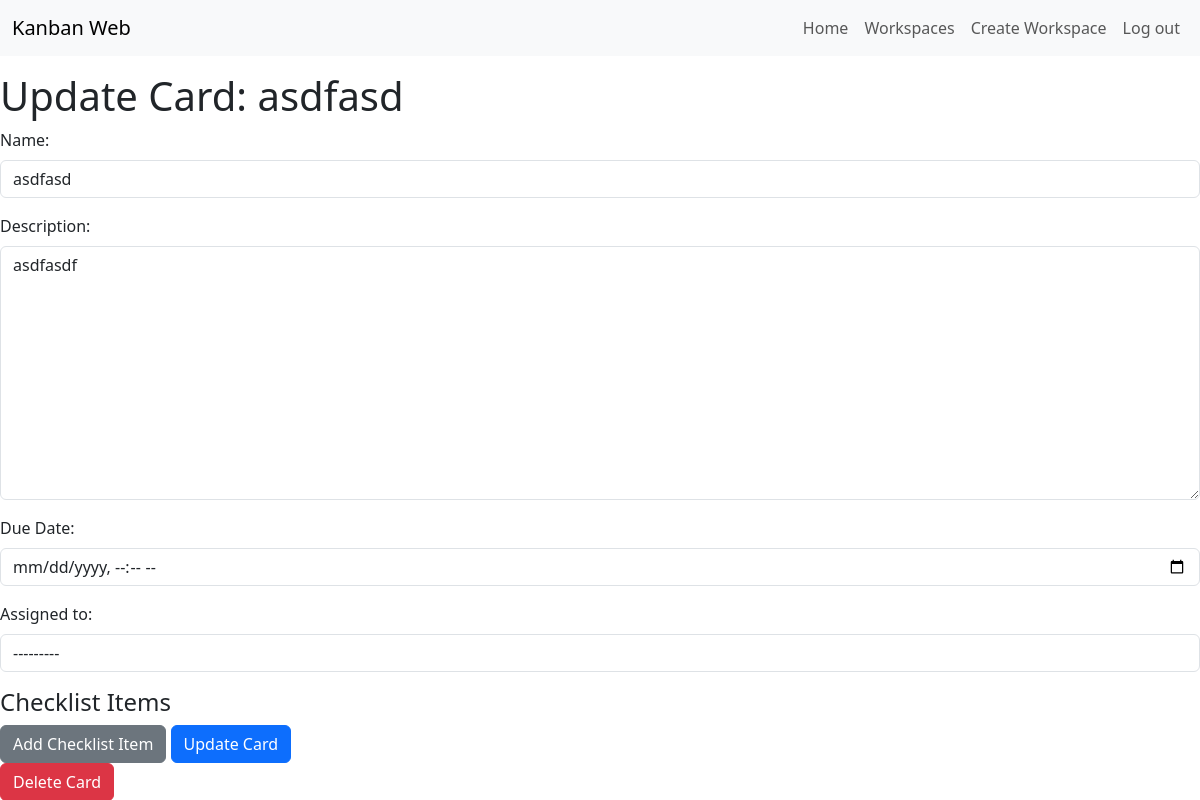
The app's page /workspaces/12/3/boards/13/cards/27/update/ (signed in) with its own data.
### tasks/models.py (models this page shows, shortened)
class Card(models.Model):
    name = models.CharField(max_length=255)
    description = models.TextField(blank=True, null=True)
    due_date = models.DateTimeField(blank=True, null=True)  # New field for due date
    created = models.DateTimeField(auto_now_add=True)
    card_list = models.ForeignKey(CardList, on_delete=models.CASCADE, related_name='cards')
    assigned_to = models.ForeignKey(User, on_delete=models.SET_NULL, null=True, blank=True, related_name='cards')

### tasks/views.py (the view)
# urls.py: path('workspaces/<int:owner_id>/<int:workspace_id>/boards/<int:board_id>/cards/<int:card_id>/update/', views.update_card, name='update_card'),
@login_required
def update_card(request, owner_id, workspace_id, board_id, card_id):
    card = get_object_or_404(Card, pk=card_id)
    workspace = card.card_list.board.workspace  # Get the workspace associated with the board
    if request.method == 'POST':
        form = CardForm(request.POST, instance=card)
        if form.is_valid():
            updated_card = form.save()
            checklist_item_ids = request.POST.getlist('checklist_item_ids')  # IDs of the items being updated
            for item_id in card.checklist_items.values_list('id', flat=True):
                new_description = request.POST.get(f'checklist_item_{item_id}')
                checklist_item = ChecklistItem.objects.get(id=item_id)
                checklist_item.is_completed = str(item_id) in checklist_item_ids
                checklist_item.description = new_description  # Update the description
                checklist_item.save()
            new_checklist_item_descriptions = request.POST.getlist('checklist_item_new')  # Get new checklist items
            for new_description in new_checklist_item_descriptions:
                if new_description:  # Only create if the description is not empty
                    ChecklistItem.objects.create(card=updated_card, description=new_description)
            return redirect('view_board', owner_id=owner_id, workspace_id=workspace_id, board_id=board_id)
    else:
        form = CardForm(instance=card, workspace=workspace)
    return render(request, 'update_card.html', {
        'form': form,
        'card': card,
        'checklist_items': card.checklist_items.all(),  # Pass existing checklist items to the template
        'owner_id': owner_id,
        'workspace_id': workspace_id,
        'board_id': board_id
    })

### tasks/forms.py
class CardForm(forms.ModelForm):
    checklist = forms.CharField(widget=forms.Textarea, required=False)
    class Meta:
        model = Card
        fields = ['name', 'description', 'due_date', 'checklist', 'assigned_to']
        widgets = {
            'due_date': forms.DateTimeInput(attrs={
                'type': 'datetime-local',
                'class': 'form-control'
            }),
        }
    def __init__(self, *args, **kwargs):
        workspace = kwargs.pop('workspace', None)
        super(CardForm, self).__init__(*args, **kwargs)
        if workspace:
            self.fields['assigned_to'].queryset = workspace.members.all()

### tasks/templates/update_card.html (shortened to what this page needs)
{% extends 'base.html' %}
{% load widget_tweaks %}
{% block content %}
    <h1>Update Card: {{ card.name }}</h1>
    <form method="POST" action="{% url 'update_card' owner_id=owner_id workspace_id=workspace_id board_id=board_id card_id=card.id %}">
        <div class="mb-3">
            <label for="name" class="form-label">Name:</label>
            {{ form.name|add_class:"form-control" }}
        </div>
        <div class="mb-3">
            <label for="description" class="form-label">Description:</label>
            {{ form.description|add_class:"form-control" }}
        </div>
        <div class="mb-3">
            <label for="due_date" class="form-label">Due Date:</label>
            {{ form.due_date|add_class:"form-control" }}
        </div>
        <div class="mb-3">
            <label for="assigned_to" class="form-label">Assigned to:</label>
            {{ form.assigned_to|add_class:"form-control" }}
        </div>
        <h4>Checklist Items</h4>
        <button type="button" class="btn btn-secondary" onclick="addChecklistItem()">Add Checklist Item</button>
        <button type="submit" class="btn btn-primary">Update Card</button>
    </form>
    <a href="{% url 'delete_card' owner_id=owner_id workspace_id=workspace_id board_id=board_id card_id=card.id%}" class="mt-2">
        <button type="submit" class="btn btn-danger">Delete Card</button>
    </a>
{% endblock %}

### records on screen
Card: name "asdfasd", description "asdfasdf", assigned_to "---------"
